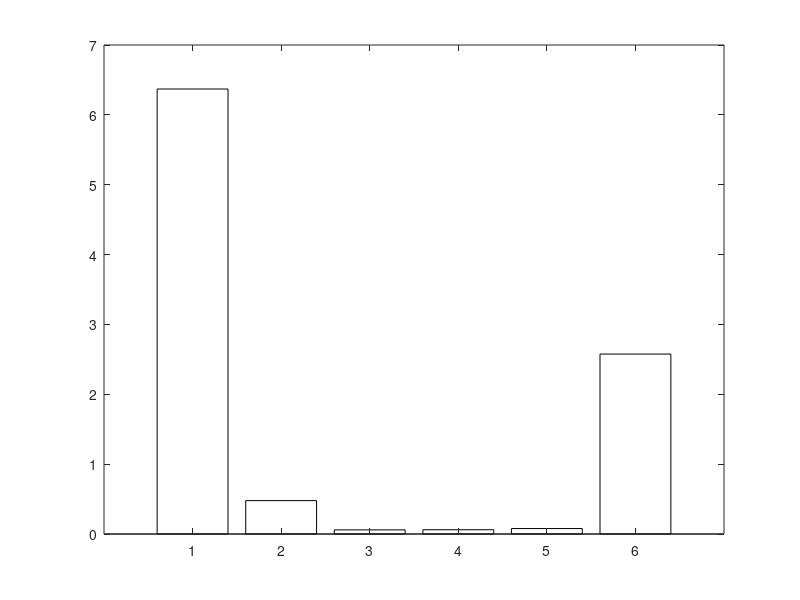

Source code (MATLAB): (Note: this script raises an error after producing the figure.)
% ==============================================================
% Comparativa 3D Richardson-Lucy - MATLAB
% Gráficos de barras con estilo académico
% Escala logarítmica para mejor visualización
% ==============================================================

% Datos de la tabla (medianas)
implementaciones = { ...
    'Python - SimpleITK', ...
    'Python - Scikit-image', ...
    'Julia - DeconvOptim (orig)', ...
    'Julia - DeconvOptim (adapt)', ...
    'Julia - DeconvOptim (TV)', ...
    'MATLAB - DL2'};

tiempos_sintetica = [6.37, 0.478, 0.059, 0.061, 0.078, 2.576];
tiempos_celulas   = [1.46, 0.090, 0.015, 0.016, 0.020, 0.835];

% Paleta de colores (más académica)
colores = lines(length(implementaciones));

% --------------------------------------------------------------
% Función auxiliar para gráficos
% --------------------------------------------------------------
function crearGraficoLog(tiempos, implementaciones, titulo, nombreFichero, colores)
    figure('Color','w','Position',[100 100 800 400]); % Fondo blanco, tamaño adecuado
    b = bar(tiempos, 'FaceColor','flat');

    for k = 1:length(tiempos)
        b.CData(k,:) = colores(k,:); % aplicar paleta
    end

    % Etiquetas del eje X
    set(gca, 'XTickLabel', implementaciones, 'XTickLabelRotation', 30, ...
        'FontSize', 12, 'FontName','Times New Roman');

    % Eje Y
    ylabel('Tiempo de ejecución (s)', 'FontSize', 13, 'FontWeight','bold');
    title(titulo, 'FontSize', 14, 'FontWeight','bold');

    % Líneas de cuadrícula
    grid on; box on;

    % Escala logarítmica para mejor visualización
    set(gca, 'YScale', 'log');
    
    % Ajuste de límites para mejor visibilidad
    ylim([0.01, max(tiempos)*1.2]);

    % Guardar en alta calidad
    exportgraphics(gca, nombreFichero, 'Resolution', 300);
end

% --------------------------------------------------------------
% Gráficos (logarítmicos)
% --------------------------------------------------------------

% Imagen sintética
crearGraficoLog(tiempos_sintetica, implementaciones, ...
    'Comparativa 2D - Imagen sintética (escala log)', 'comparativa_sintetica_2d_log.png', colores);

% Imagen células
crearGraficoLog(tiempos_celulas, implementaciones, ...
    'Comparativa 2D - Imagen células (escala log)', 'comparativa_celulas_2d_log.png', colores);